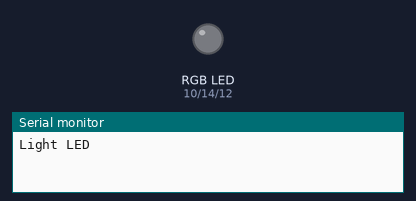
Recording of a sketch running on a simulated ESP32. On the bench: an RGB LED mixed from three pins (HIGH = lit), the last lines printed to the serial monitor. Dim RGB values are drawn brighter than linear.

Above: at 0.07 s.
At 9.78 s:
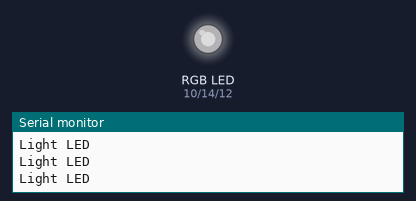
At 19.41 s:
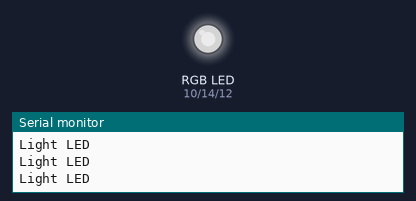
At 28.99 s:
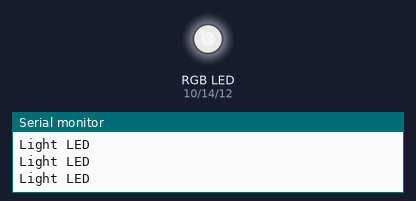
At 38.55 s:
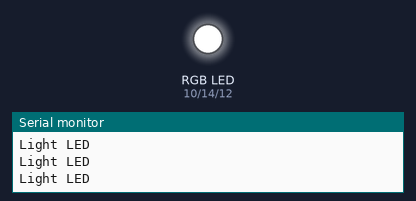
Timing chart, 0 to 40.0 s (numbered marks = the images above):
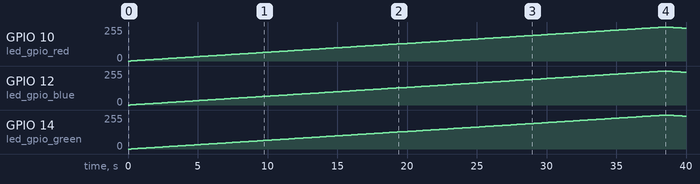

Measured:
- by itself, GPIO 10 (led_gpio_red), GPIO 12 (led_gpio_blue): rises from 0/255 to 255/255 in 38.1 s, then falls to 245/255 in 1.7 s
- by itself, GPIO 14 (led_gpio_green): rises from 0/255 to 255/255 in 38.1 s, then falls to 246/255 in 1.5 s

The sketch:

my_work.ino
```cpp
  uint8_t led_gpio_blue=12;
  uint8_t led_gpio_red =10;
  uint8_t  led_gpio_green =14;
  int brightness = 0;
  int fadeAmountModify= 1;

void setup() {

  Serial.begin(115200);
  // put your setup code here, to run once:
  ledcAttachPin(led_gpio_blue, 0);
  ledcSetup(0, 12000, 8); // it means we are going to use 2^8 possible states of brightness during the waveform

  ledcAttachPin(led_gpio_red, 1);
  ledcSetup(1, 4000, 8); // it means we are going to use 2^8 possible states of brightness during the waveform

  ledcAttachPin(led_gpio_green, 2);
  ledcSetup(2, 2000, 8); // it means we are going to use 2^8 possible states of brightness during the waveform


}

void loop() {
  // put your main code here, to run repeatedly:
  Serial.println("Light LED");
  ledcWrite(0, brightness);
  delay(50);
  ledcWrite(1,brightness);
  delay(50);
  ledcWrite(2,brightness);

  brightness += fadeAmountModify;

  if(brightness<=0 || brightness>=256)
  {
    fadeAmountModify = - fadeAmountModify;
  }

  delay(50);
}
```
